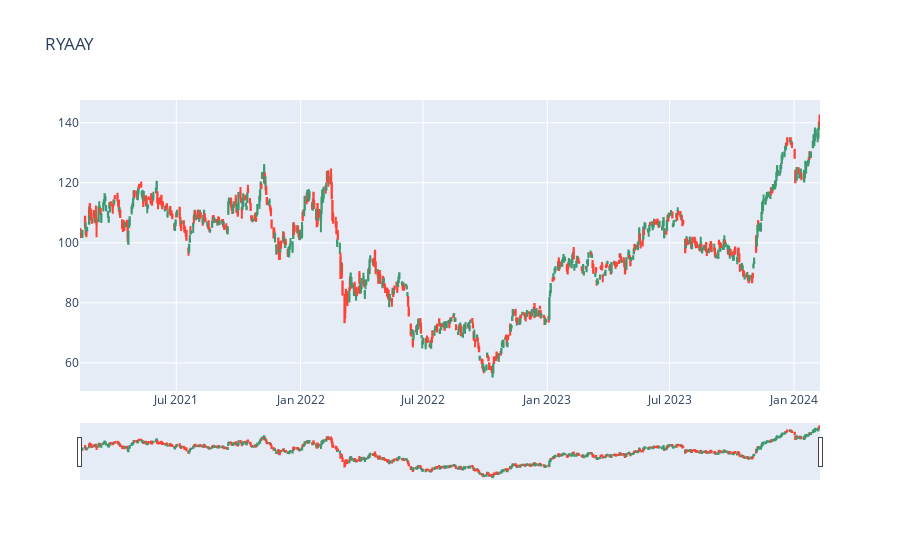
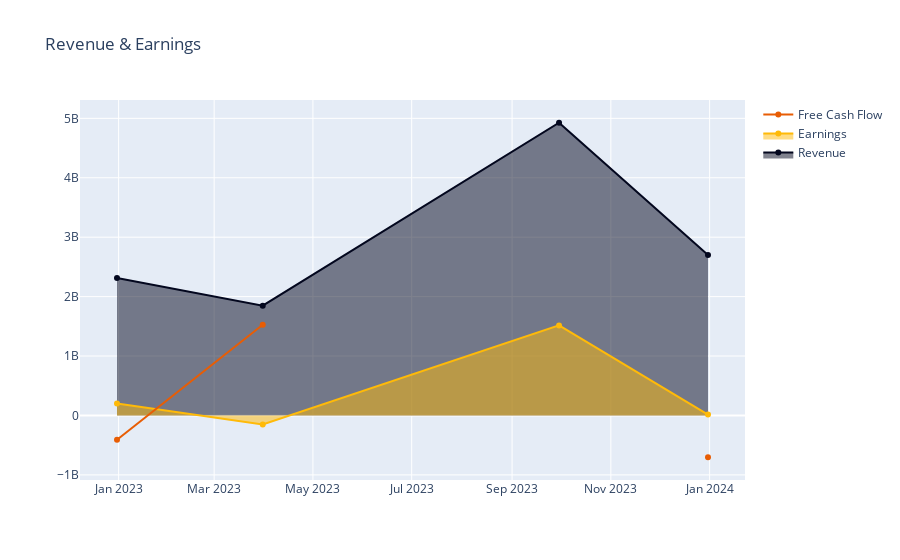
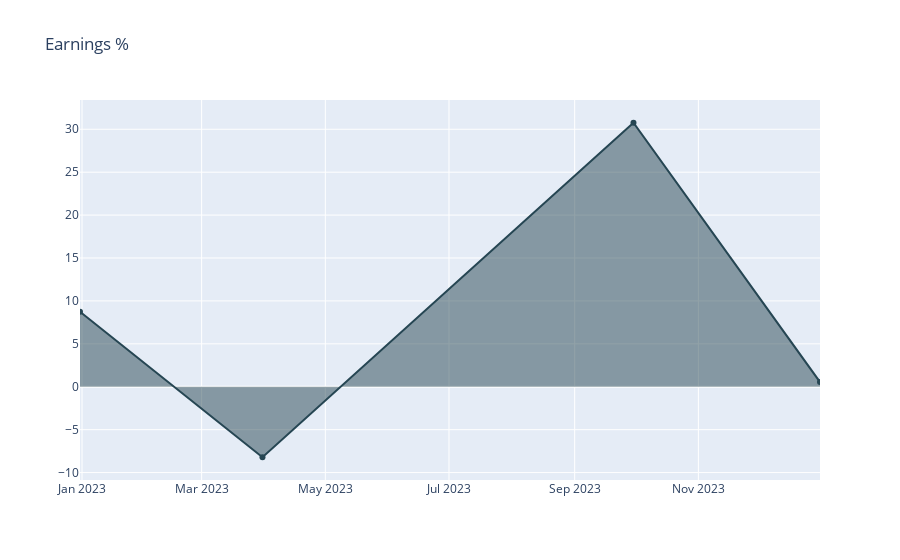
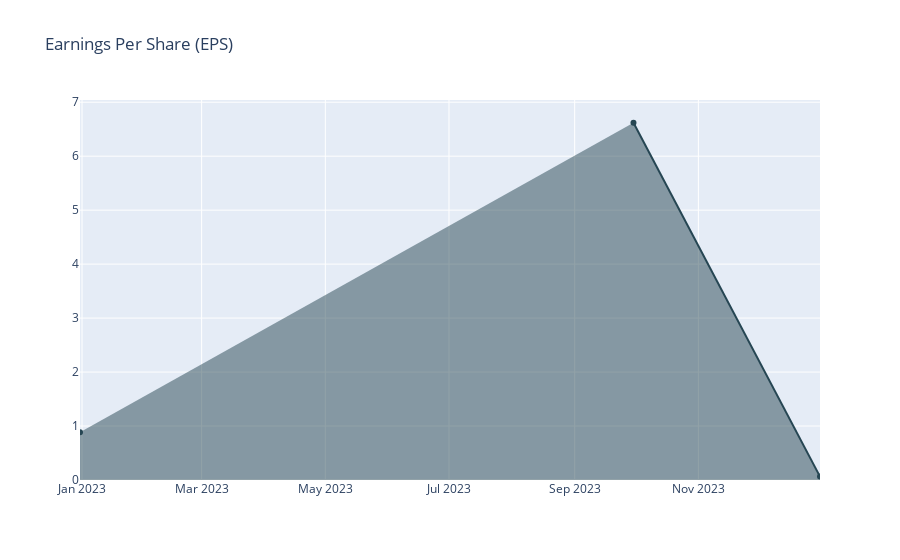

Notebook code for these charts, in order:
### Code cell
ticker = "RYAAY"

tkr = yf.Ticker(ticker)
df = f.financials(ticker)
df['Earnings %'] = df['Net Income']/df['Total Revenue']

# print weekly candlesticks for last 3 years
hist = tkr.history(period="3y", interval="1d").reset_index()
fig = go.Figure(data=[go.Candlestick(x=hist['Date'],
                open=hist['Open'],
                high=hist['High'],
                low=hist['Low'],
                close=hist['Close'])])
fig.update_layout(title=f'{ticker}')
fig.show()

# Revenue & Earnings
fig = go.Figure()
fig.add_trace(go.Scatter(x=df["Date"], y=df["Total Revenue"], 
                            fill='tonexty',
                            mode="lines+markers",
                            line_color="rgb(3, 7, 30)",
                            # line_color="rgb(51,153,255)",
                            name="Revenue"))
# fig.add_trace(go.Scatter(x=df["Date"], y=df["Gross Profit"], 
#                             fill='tozeroy',
#                             mode="lines+markers",
#                             name="Gross Profit"))
fig.add_trace(go.Scatter(x=df["Date"], y=df["Net Income"], 
                            fill='tozeroy',
                            mode="lines+markers",
                            # line_color="rgb(38,70,83)",
                            line_color="rgb(255, 186, 8)",
                            name="Earnings")) # ADD EARNINGS % TO LABELS
fig.add_trace(go.Scatter(x=df["Date"], y=df["Free Cash Flow"], 
                            # fill='tozeroy',
                            mode="lines+markers",
                            line_color="rgb(232, 93, 4)",
                            name="Free Cash Flow"))
fig.update_traces(marker_colorscale="Earth", selector=dict(type='scatter'))
fig.update_layout(title="Revenue & Earnings", yaxis_zeroline=True)
fig.show()

# Earnings %
fig = go.Figure()
fig.add_trace(go.Scatter(x=df["Date"], y=df["Earnings %"]*100,
                            fill='tozeroy',
                            mode="lines+markers",
                            line_color="rgb(38,70,83)",
                            name="Revenue"))
fig.update_traces(marker_colorscale="Earth", selector=dict(type='scatter'))
fig.update_layout(title="Earnings %")
fig.show()


# EPS
fig = go.Figure()
fig.add_trace(go.Scatter(x=df["Date"], y=df["Diluted EPS"],
                            fill='tozeroy',
                            mode="lines+markers",
                            line_color="rgb(38,70,83)",
                            name="Equity"))
fig.update_layout(title="Earnings Per Share (EPS)")
fig.show()

# Debt:Equity
fig = go.Figure()
fig.add_trace(go.Scatter(x=df["Date"], y=df["Total Equity Gross Minority Interest"], 
                            fill='tonexty',
                            mode="lines+markers",
                            line_color="rgb(3, 7, 30)",
                            name="Equity")) # fill to trace0 y
fig.add_trace(go.Scatter(x=df["Date"], y=df["Total Debt"], 
                            fill='tozeroy',
                            mode="lines+markers",
                            line_color="rgb(157, 2, 8)",
                            name="Debt")) # fill down to xaxis
fig.update_layout(title="Debt & Equity")
fig.show()

# dividens
df = tkr.dividends.reset_index()
pd.to_datetime(df["Date"])
fig = go.Figure()
fig.add_trace(go.Scatter(x=df["Date"], y=df["Dividends"],
                        mode="lines+markers"))
fig.update_layout(title="Dividends")
fig.show()

# ownership
df = tkr.major_holders
# df = df[0:3]
# df = df.rename(columns={0:"%", 1:"Owner"})
# fig_holders = px.bar(df, color="Owner", x="%", title="Ownership", orientation='h')
# fig_holders.show()
print(df)
print("Institutional Holders")
print(tkr.institutional_holders)
print("Mutual Fund Holders")
print(tkr.mutualfund_holders)

### Figure 1 — Plotly figure (JSON) as saved in the notebook; plotly's stock layout.template omitted (floating-point values rounded to 4 significant figures; data arrays with more than 128 entries replaced by an {"elided": "..."} marker saying what was removed)
{"data": [{"close": {"elided": "755 float values"}, "high": {"elided": "755 float values"}, "low": {"elided": "755 float values"}, "open": {"elided": "755 float values"}, "type": "candlestick", "x": {"elided": "755 str values"}}], "layout": {"autosize": true, "title": {"text": "RYAAY"}, "xaxis": {"autorange": true, "range": ["2021-02-08 12:00", "2024-02-08 12:00"], "rangeslider": {"autorange": true, "range": ["2021-02-08 12:00", "2024-02-08 12:00"], "yaxis": {"_template": null, "rangemode": "match"}}, "type": "date"}, "yaxis": {"autorange": true, "range": [50.62, 147.6]}}}

### Figure 2 — Plotly figure (JSON) as saved in the notebook; plotly's stock layout.template omitted (floating-point values rounded to 4 significant figures)
{"data": [{"fill": "tonexty", "line": {"color": "rgb(3, 7, 30)"}, "marker": {"colorscale": [[0, "rgb(161, 105, 40)"], [0.1667, "rgb(189, 146, 90)"], [0.3333, "rgb(214, 189, 141)"], [0.5, "rgb(237, 234, 194)"], [0.6667, "rgb(181, 200, 184)"], [0.8333, "rgb(121, 167, 172)"], [1, "rgb(40, 135, 161)"]]}, "mode": "lines+markers", "name": "Revenue", "type": "scatter", "x": ["2022-12-31T00:00:00", "2023-03-31T00:00:00", "2023-09-30T00:00:00", "2023-12-31T00:00:00"], "y": [2312100000, 1847000000, 4925900000, 2698700000]}, {"fill": "tozeroy", "line": {"color": "rgb(255, 186, 8)"}, "marker": {"colorscale": [[0, "rgb(161, 105, 40)"], [0.1667, "rgb(189, 146, 90)"], [0.3333, "rgb(214, 189, 141)"], [0.5, "rgb(237, 234, 194)"], [0.6667, "rgb(181, 200, 184)"], [0.8333, "rgb(121, 167, 172)"], [1, "rgb(40, 135, 161)"]]}, "mode": "lines+markers", "name": "Earnings", "type": "scatter", "x": ["2022-12-31T00:00:00", "2023-03-31T00:00:00", "2023-09-30T00:00:00", "2023-12-31T00:00:00"], "y": [202100000, -151700000, 1515200000, 14800000]}, {"line": {"color": "rgb(232, 93, 4)"}, "marker": {"colorscale": [[0, "rgb(161, 105, 40)"], [0.1667, "rgb(189, 146, 90)"], [0.3333, "rgb(214, 189, 141)"], [0.5, "rgb(237, 234, 194)"], [0.6667, "rgb(181, 200, 184)"], [0.8333, "rgb(121, 167, 172)"], [1, "rgb(40, 135, 161)"]]}, "mode": "lines+markers", "name": "Free Cash Flow", "type": "scatter", "x": ["2022-12-31T00:00:00", "2023-03-31T00:00:00", "2023-09-30T00:00:00", "2023-12-31T00:00:00"], "y": [-408600000, 1527800000, null, -703300000]}], "layout": {"autosize": true, "title": {"text": "Revenue & Earnings"}, "xaxis": {"autorange": true, "range": ["2022-12-08 00:12:04.6253", "2024-01-22 23:47:55.3747"], "type": "date"}, "yaxis": {"autorange": true, "range": [-1168000000.0, 5390000000.0], "type": "linear", "zeroline": true}}}

### Figure 3 — Plotly figure (JSON) as saved in the notebook; plotly's stock layout.template omitted (floating-point values rounded to 4 significant figures)
{"data": [{"fill": "tozeroy", "line": {"color": "rgb(38,70,83)"}, "marker": {"colorscale": [[0, "rgb(161, 105, 40)"], [0.1667, "rgb(189, 146, 90)"], [0.3333, "rgb(214, 189, 141)"], [0.5, "rgb(237, 234, 194)"], [0.6667, "rgb(181, 200, 184)"], [0.8333, "rgb(121, 167, 172)"], [1, "rgb(40, 135, 161)"]]}, "mode": "lines+markers", "name": "Revenue", "type": "scatter", "x": ["2022-12-31T00:00:00", "2023-03-31T00:00:00", "2023-09-30T00:00:00", "2023-12-31T00:00:00"], "y": [8.741, -8.213, 30.76, 0.5484]}], "layout": {"autosize": true, "title": {"text": "Earnings %"}, "xaxis": {"autorange": true, "range": ["2022-12-31", "2023-12-31"], "type": "date"}, "yaxis": {"autorange": true, "range": [-11.43, 33.98], "type": "linear"}}}

### Figure 4 — Plotly figure (JSON) as saved in the notebook; plotly's stock layout.template omitted (floating-point values rounded to 4 significant figures)
{"data": [{"fill": "tozeroy", "line": {"color": "rgb(38,70,83)"}, "mode": "lines+markers", "name": "Equity", "type": "scatter", "x": ["2022-12-31T00:00:00", "2023-03-31T00:00:00", "2023-09-30T00:00:00", "2023-12-31T00:00:00"], "y": [0.8865, null, 6.62, 0.0645]}], "layout": {"autosize": true, "title": {"text": "Earnings Per Share (EPS)"}, "xaxis": {"autorange": true, "range": ["2022-12-31", "2023-12-31"], "type": "date"}, "yaxis": {"autorange": true, "range": [0, 7.124], "type": "linear"}}}
